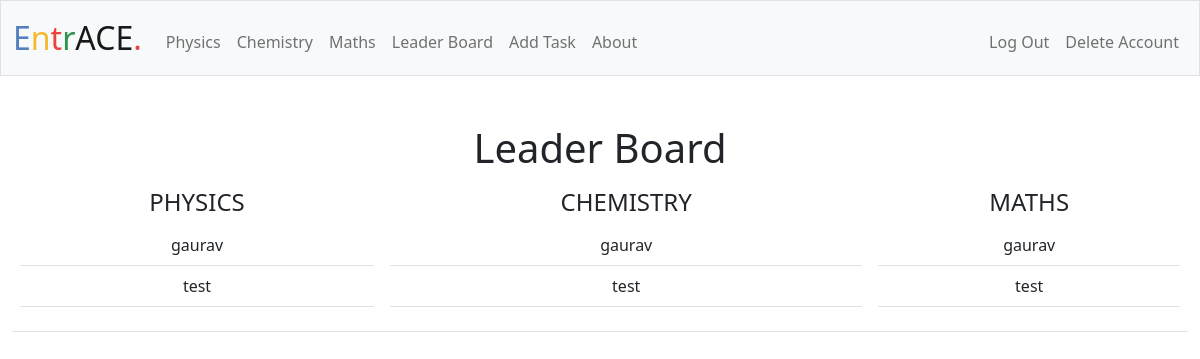
Page /leader_board (signed in) on the committed database.
### tables this page shows
CREATE TABLE users (id INTEGER PRIMARY KEY AUTOINCREMENT NOT NULL, username TEXT NOT NULL, hash TEXT NOT NULL);

### app.py (the view)
@app.route("/leader_board", methods=["GET", "POST"])
@login_required
def leader_board():
    p = db.execute('select id, sum(status) as topper from physics group by id order by topper desc, id;')
    p_id = []
    p_top = []
    loop_p = len(p)
    for i in range(loop_p):
        p_top.append(p[i]['topper'])
        name = db.execute('SELECT username FROM users WHERE id = ?', p[i]['id'])
        p_id.append(name[0]['username'])
    c = db.execute('select id, sum(status) as topper from chemistry group by id order by topper desc, id;')
    c_id = []
    c_top = []
    loop_c = len(c)
    for i in range(loop_c):
        c_top.append(c[i]['topper'])
        name = db.execute('SELECT username FROM users WHERE id = ?', c[i]['id'])
        c_id.append(name[0]['username'])
    m = db.execute('select id, sum(status) as topper from maths group by id order by topper desc, id;')
    m_id = []
    m_top = []
    loop_m = len(m)
    for i in range(loop_m):
        m_top.append(m[i]['topper'])
        name = db.execute('SELECT username FROM users WHERE id = ?', m[i]['id'])
        m_id.append(name[0]['username'])
    return render_template('leader_board.html', p_id=p_id, p_top=p_top, loop_p=loop_p, c_id=c_id, c_top=c_top, loop_c=loop_c, m_id=m_id, m_top=m_top, loop_m=loop_m)

### app.py (called while the page is built)
@app.after_request
def after_request(response):
    response.headers["Cache-Control"] = "no-cache, no-store, must-revalidate"
    response.headers["Expires"] = 0
    response.headers["Pragma"] = "no-cache"
    return response

### helpers.py (called while the page is built)
def login_required(f):
    @wraps(f)
    def decorated_function(*args, **kwargs):
        if session.get("user_id") is None:
            return redirect("/login")
        return f(*args, **kwargs)
    return decorated_function

### templates/leader_board.html (shortened to what this page needs)
{% extends "layout.html" %}
{% block main %}
<h1>Leader Board</h1>
<table class="table">
    <tr>
        <td>
    <table class="table">
        <h4>PHYSICS</h4>
    <tbody>
        {% for i in range(loop_p) %}
        <tr>
            <td>{{ p_id[i] }}</td>
        </tr>
        {% endfor %}
    </tbody>
    </table>
    </td>
    <td>
    <table class="table">
        <h4>CHEMISTRY</h4>
        <tbody>
            {% for i in range(loop_c) %}
            <tr>
                <td>{{ c_id[i] }}</td>
            </tr>
            {% endfor %}
        </tbody>
    </table>
    </td>
    <td>
    <table class="table">
        <h4>MATHS</h4>
        <tbody>
            {% for i in range(loop_m) %}
            <tr>
                <td>{{ m_id[i] }}</td>
            </tr>
            {% endfor %}
        </tbody>
    </table>
    </td>
    </tr>
</table>
{% endblock %}

### rows in the picture
users: username "gaurav", username "gaurav", username "gaurav"
users: username "test", username "test", username "test"
